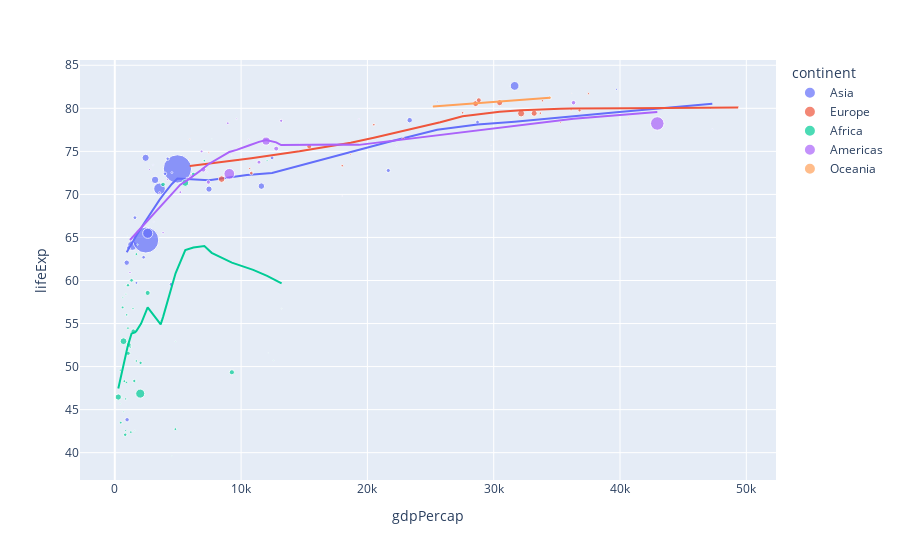

Notebook cell for this chart:
### Code cell
fig = px.scatter(gapminder_2007,
                 x='gdpPercap',y='lifeExp',
                 size='pop',color='continent',trendline ='lowess')
fig.show() #트렌드 라인 추가
